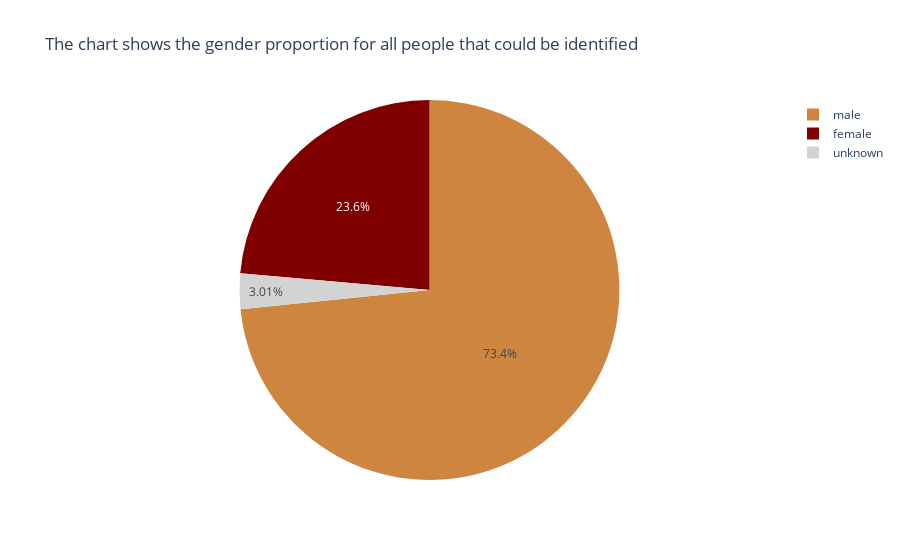

The code cell stored with this chart in its notebook:
### Code cell
fig = px.pie(gender_stats.reset_index(), values='Anzahl', names='gender', 
             color_discrete_sequence=["peru", "maroon", "lightgray"],
            title="The chart shows the gender proportion for all people that could be identified")
fig.write_image("../figures/gender_proportions/all_people.png",  scale=2)
fig.show()

### Figure 1 — Plotly figure (JSON) as saved in the notebook; plotly's stock layout.template omitted (floating-point values rounded to 4 significant figures)
{"data": [{"domain": {"x": [0, 1], "y": [0, 1]}, "hovertemplate": "gender=%{label}<br>Anzahl=%{value}<extra></extra>", "labels": ["female", "male", "unknown"], "legendgroup": "", "name": "", "showlegend": true, "type": "pie", "values": [980, 3047, 125]}], "layout": {"legend": {"tracegroupgap": 0}, "piecolorway": ["peru", "maroon", "lightgray"], "title": {"text": "The chart shows the gender proportion for all people that could be identified"}}}
